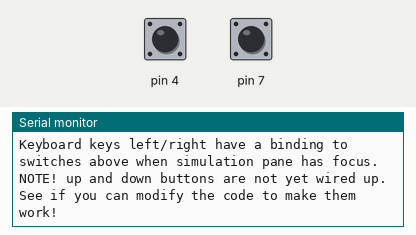
A sketch run on a simulated Arduino Uno, built with avr-gcc and run on an emulated ATmega328P. Parts: the last lines printed to the serial monitor. The test bench sets the inputs (shaded band); at power-on: pin 4 HIGH, pin 7 HIGH.

Above: at 1.2 s.
1.3 s: pin 4 pulled LOW for 0.15 s
At 2.5 s:
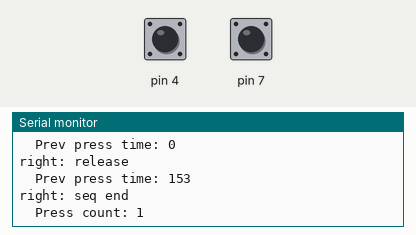
2.9 s: pin 7 pulled LOW for 0.15 s
At 4.3 s:
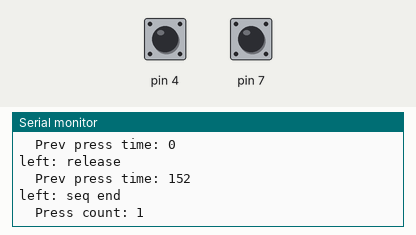
4.5 s: pin 4 pulled LOW for 1 s
At 5.1 s:
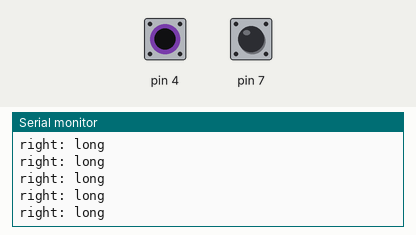
7.0 s: pin 7 pulled LOW for 1 s
Timing chart, 0 to 10.0 s (numbered marks = the images above; inputs shaded):
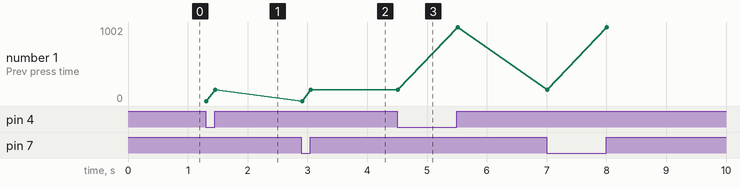

Measured:
- after the input at 1.3 s, the serial monitor: prints a new line at once (image 1)
- after the input at 2.9 s, the serial monitor: prints a new line at once (image 2)
- after the input at 4.5 s, the serial monitor: prints a new line at once (image 3)
- plotted number 1: 153 → 152 after the input at 2.9 s, 152 → 1002 after the input at 4.5 s, 1002 → 999 after the input at 7.0 s

The sketch:

bb2-c.ino
```cpp
#include <assert.h>
#include "BeButton2.h"
// #include "src/BeButton2/BeButton2.h"


#ifndef ARDUINO
#define __FlashStringHelper  const char
#define F(x) x
#endif

////////////////////////////////////////////////////////////////////////////////
// global vars
////////////////////////////////////////////////////////////////////////////////

// button state machines
static BeButton2 left_button;
static BeButton2 right_button;

// Millisecond time when loop() was ran last.
// This is used to calculate the elapsed time between loops.
// Tracking this value here instead of inside of each button state machine
// allows us to save some RAM. Important if you have lots of buttons.
// You could easily add this to the button state machine if you prefer.
static uint32_t last_loop_ms = 0;


////////////////////////////////////////////////////////////////////////////////
// extern "C" functions
////////////////////////////////////////////////////////////////////////////////

extern "C" bool BeButton2_is_pin_active(const BeButton2Pin pin)
{
    return (digitalRead(pin) == LOW);
}


////////////////////////////////////////////////////////////////////////////////
// functions
////////////////////////////////////////////////////////////////////////////////

void setup()
{
  Serial.begin(115200);
  Serial.println(F("Keyboard keys left/right have a binding to switches above when simulation pane has focus."));
  Serial.println(F("NOTE! up and down buttons are not yet wired up."));
  Serial.println(F("See if you can modify the code to make them work!"));
  Serial.println();

  setup_button(&left_button, 7);
  setup_button(&right_button, 4);
}

static void setup_button(BeButton2 * button, const uint8_t pin)
{
  pinMode(pin, INPUT_PULLUP);
  BeButton2_setup(button, pin);
}


void loop()
{
  // calculate milliseconds since the last time our loop ran.
  const uint32_t now_ms = millis();
  const uint32_t elapsed_time_ms = now_ms - last_loop_ms;
  last_loop_ms = now_ms;

  // update buttons
  BeButton2_update(&left_button, elapsed_time_ms);
  BeButton2_update(&right_button, elapsed_time_ms);

  // check for and print button events
  print_button_events(&left_button, F("left"));
  print_button_events(&right_button, F("right"));

  delay(10);  // a small delay eases simulation CPU usage.
}


/**
 * Checks if a button event occurred, clears the event and prints it to serial.
 */
static void print_button_events(BeButton2 * button, const __FlashStringHelper *button_name)
{
  if (BeButton2_get_press_event(button))
  {
    print_button_event(button_name, F("press"));
    Serial.print(F("  Press count: "));
    Serial.println(button->sm.vars.press_count);
    Serial.print(F("  Prev release time: "));
    Serial.println(BeButton2_get_release_timer_ms(button));
    Serial.print(F("  Prev press time: "));
    Serial.println(BeButton2_get_press_timer_ms(button));
  }

  if (BeButton2_get_long_event(button))
  {
    print_button_event(button_name, F("long"));
  }

  if (BeButton2_get_repeat_event(button))
  {
    print_button_event(button_name, F("repeat"));
  }

  if (BeButton2_get_release_event(button))
  {
    print_button_event(button_name, F("release"));
    Serial.print(F("  Prev press time: "));
    Serial.println(BeButton2_get_press_timer_ms(button));
    // we don't print previous release time here because the repeat state uses the same timer (unless repeat is disabled).
    Serial.println();
  }

  if (BeButton2_get_seq_end_event(button))
  {
    print_button_event(button_name, F("seq end"));
    Serial.print(F("  Press count: "));
    Serial.println(BeButton2_get_seq_press_count(button));
    Serial.println();
  }
}


/**
 * Simply prints button and event to serial.
 */
static void print_button_event(const __FlashStringHelper *button_name, const __FlashStringHelper *event)
{
  Serial.print(button_name);
  Serial.print(": ");
  Serial.print(event);
  Serial.println("");
}
```

BeButton2.c
```cpp
#include "BeButton2.h"
#include <stdint.h>

void BeButton2_setup(BeButton2 * button, const BeButton2Pin pin) {
    button->pin = pin;
    BeButton2Sm_ctor(&button->sm);  // construct button state machine
    BeButton2Sm_start(&button->sm);
}

/**
 * Reads button pin, updates button state machine and timers.
 */
void BeButton2_update(BeButton2 * button, uint32_t elapsed_time_ms) {
    // read pin status and set input to state machine
    button->sm.vars.input_active = BeButton2_is_pin_active(button->pin);

    // Handle special events from previous state machine run.
    // MUST happen before updating timer.
    if (button->sm.vars.output_release_event) {
        button->sm.vars.output_release_event = false;
        // we need to clear timer 2 as it is used for release state timing.
        button->sm.vars.t2_ms = 0;
    } else if (button->sm.vars.output_press_event) {
        button->sm.vars.output_press_event = false;
        // we need to clear timer 1 as it is used for press state timing.
        button->sm.vars.t1_ms = 0;
    } else if (button->sm.vars.output_seq_end_event) {
        button->sm.vars.output_seq_end_event = false;
        button->sm.vars.press_count = 0;
    }

    // only update t1 if button is active
    if (button->sm.vars.output_press) {
        button->sm.vars.t1_ms += elapsed_time_ms;

        // saturate timer on roll over
        if (button->sm.vars.t1_ms < elapsed_time_ms) {
            button->sm.vars.t1_ms = UINT16_MAX;
        }
    }

    // only update t2 if not pressed or in repeat state
    if (!button->sm.vars.output_press || button->sm.state_id == BeButton2Sm_StateId_PRESSED_REPEAT) {
        button->sm.vars.t2_ms += elapsed_time_ms;

        // saturate timer on roll over
        if (button->sm.vars.t2_ms < elapsed_time_ms) {
            button->sm.vars.t2_ms = UINT16_MAX;
        }
    }

    // run state machine
    BeButton2Sm_dispatch_event(&button->sm, BeButton2Sm_EventId_DO);
}
```

BeButton2.h
```cpp
#pragma once
#include "BeButton2Sm.h"
#include <stdbool.h>

#ifdef __cplusplus
extern "C" {
#endif

///////////////// platform specific section //////////////////////

#ifdef ARDUINO
// for Arduino
typedef uint8_t BeButton2Pin;
#else
// just assume uint8_t for now
typedef uint8_t BeButton2Pin;
#endif

// returns true if pin is "active"
// must be implemented by user
bool BeButton2_is_pin_active(const BeButton2Pin pin);


///////////////// structures //////////////////////

typedef struct BeButton2 {
    BeButton2Sm sm;
    BeButton2Pin pin;
} BeButton2;


///////////////// basic functions //////////////////////

/**
 * @brief Setup the button state machine.
 * @note NOTE! You must initialize the pin before calling this function.
 */
void BeButton2_setup(BeButton2 * button, const BeButton2Pin pin);

/**
 * @brief Reads button pin, updates button state machine and timer.
 */
void BeButton2_update(BeButton2 * button, uint32_t elapsed_time_ms);


///////////////// events //////////////////////

// MUST be read after update function or the event may be lost.
// Feel free to ignore the event if you don't need it.
inline static bool BeButton2_get_press_event(BeButton2 * button) {
    bool result = button->sm.vars.output_press_event;
    return result;
}

// MUST be read after update function or the event may be lost.
// Feel free to ignore the event if you don't need it.
inline static bool BeButton2_get_long_event(BeButton2 * button) {
    bool result = button->sm.vars.output_long_event;
    return result;
}

// MUST be read after update function or the event may be lost.
// Feel free to ignore the event if you don't need it.
inline static bool BeButton2_get_repeat_event(BeButton2* button) {
    bool result = button->sm.vars.output_repeat_event;
    return result;
}

// MUST be read after update function or the event may be lost.
// Feel free to ignore the event if you don't need it.
inline static bool BeButton2_get_release_event(BeButton2* button) {
    bool result = button->sm.vars.output_release_event;
    return result;
}

// MUST be read after update function or the event may be lost.
// You will probably also want to read the press count if this event is true.
// Feel free to ignore the event if you don't need it.
inline static bool BeButton2_get_seq_end_event(BeButton2* button) {
    bool result = button->sm.vars.output_seq_end_event;
    return result;
}

// MUST be read after update function or value may be lost.
// Feel free to ignore if you don't need it.
inline static uint8_t BeButton2_get_seq_press_count(BeButton2 * button) {
    uint8_t result = button->sm.vars.press_count;
    return result;
}

///////////////// other //////////////////////

inline static uint16_t BeButton2_get_press_timer_ms(BeButton2 * button) {
    return button->sm.vars.t1_ms;
}

// only valid if button is not pressed or if repeat is disabled. Also not valid during initialization.
inline static uint16_t BeButton2_get_release_timer_ms(BeButton2 * button) {
    return button->sm.vars.t2_ms;
}

///////////////// conditions //////////////////////

inline static bool BeButton2_is_pressed(BeButton2* button) {
    return button->sm.vars.output_press;
}

inline static bool BeButton2_is_held_at_start(BeButton2* button) {
    return button->sm.state_id == BeButton2Sm_StateId_HELD_AT_START;
}

inline static bool BeButton2_is_initializing(BeButton2* button) {
    return button->sm.state_id == BeButton2Sm_StateId_STARTUP_DELAY;
}

inline static bool BeButton2_is_released(BeButton2* button) {
    return !BeButton2_is_pressed(button);
}

#ifdef __cplusplus
}
#endif
```

BeButton2Sm.h
```cpp
// Autogenerated with StateSmith 0.11.2-alpha+4a4e30018e9a371124530fa96cf2ba3322b80459.
// Algorithm: Balanced1. See https://github.com/StateSmith/StateSmith/wiki/Algorithms

#pragma once
#include <stdint.h>

#include "BeButton2Config.h"

// Let other compilers ignore gcc specific attributes.
// You can also disable GCC packed attributes by removing StateSmith setting `RenderConfig.C.CEnumDeclarer`.
#if !defined(__GNUC__) && !defined(__clang__)
#define __attribute__(x) /* nothing */
#endif

typedef enum __attribute__((packed)) BeButton2Sm_EventId
{
    BeButton2Sm_EventId_DO = 0, // The `do` event is special. State event handlers do not consume this event (ancestors all get it too) unless a transition occurs.
} BeButton2Sm_EventId;

enum
{
    BeButton2Sm_EventIdCount = 1
};

typedef enum __attribute__((packed)) BeButton2Sm_StateId
{
    BeButton2Sm_StateId_ROOT = 0,
    BeButton2Sm_StateId_HELD_AT_START = 1,
    BeButton2Sm_StateId_PRESSED_DEBOUNCE = 2,
    BeButton2Sm_StateId_PRESSED_STABLE = 3,
    BeButton2Sm_StateId_CONFIRM_LONG = 4,
    BeButton2Sm_StateId_PRESSED_LONG = 5,
    BeButton2Sm_StateId_DELAY_1ST_REPEAT = 6,
    BeButton2Sm_StateId_NO_REPEAT = 7,
    BeButton2Sm_StateId_PRESSED_REPEAT = 8,
    BeButton2Sm_StateId_RELEASED_DEBOUNCE = 9,
    BeButton2Sm_StateId_RELEASED_STABLE = 10,
    BeButton2Sm_StateId_SEQUENCE_CONTINUE = 11,
    BeButton2Sm_StateId_SEQUENCE_END = 12,
    BeButton2Sm_StateId_STARTUP_DELAY = 13,
    BeButton2Sm_StateId_WAIT_FIRST_PRESS = 14,
} BeButton2Sm_StateId;

enum
{
    BeButton2Sm_StateIdCount = 15
};


// Generated state machine
// forward declaration
typedef struct BeButton2Sm BeButton2Sm;

// State machine variables. Can be used for inputs, outputs, user variables...
typedef struct BeButton2Sm_Vars
{
    //////////////////////////////////////////
    // INPUTS
    //////////////////////////////////////////

    // you need to add your loop time to this variable in your main loop.
    // max time is 65535 ms.
    uint16_t t1_ms;

    // you need to add your loop time to this variable in your main loop.
    // max time is 65535 ms.
    uint16_t t2_ms;

    // set to 1 when button is detected as active.
    uint8_t input_active: 1;

    // set to 1 to disable repeat events.
    // the repeat state uses t2
    uint8_t disable_repeat: 1;

    //////////////////////////////////////////
    // OUTPUTS
    //////////////////////////////////////////

    // read and clear event flags in your main loop.
    uint8_t output_release_event: 1;
    uint8_t output_press_event: 1;
    uint8_t output_long_event: 1;
    uint8_t output_repeat_event: 1;
    uint8_t output_seq_end_event: 1;

    // read these flags in your main loop, but don't clear them.
    // they are cleared automatically.
    uint8_t output_press: 1;

    uint8_t press_count;
} BeButton2Sm_Vars;


// event handler type
typedef void (*BeButton2Sm_Func)(BeButton2Sm* sm);

// State machine constructor. Must be called before start or dispatch event functions. Not thread safe.
void BeButton2Sm_ctor(BeButton2Sm* sm);

// Starts the state machine. Must be called before dispatching events. Not thread safe.
void BeButton2Sm_start(BeButton2Sm* sm);

// Dispatches an event to the state machine. Not thread safe.
void BeButton2Sm_dispatch_event(BeButton2Sm* sm, BeButton2Sm_EventId event_id);

// Thread safe.
char const * BeButton2Sm_state_id_to_string(BeButton2Sm_StateId id);

// Thread safe.
char const * BeButton2Sm_event_id_to_string(BeButton2Sm_EventId id);

// Generated state machine
struct BeButton2Sm
{
    // Used internally by state machine. Feel free to inspect, but don't modify.
    BeButton2Sm_StateId state_id;

    // Used internally by state machine. Don't modify.
    BeButton2Sm_Func ancestor_event_handler;

    // Used internally by state machine. Don't modify.
    BeButton2Sm_Func current_event_handlers[BeButton2Sm_EventIdCount];

    // Used internally by state machine. Don't modify.
    BeButton2Sm_Func current_state_exit_handler;

    // Variables. Can be used for inputs, outputs, user variables...
    BeButton2Sm_Vars vars;
};
```

BeButton2Config.h
```cpp
// This file is only intended to be included by the state machine .c file.
// It is not intended to be included elsewhere as the defines are not prefixed.
#pragma once

// you can put timings here instead of hardcoding them in the state machine.

// milliseconds
#define LONG_PRESS 250

// milliseconds
#define REPEAT_DELAY 350

// milliseconds
#define REPEAT_INTERVAL 250

// milliseconds
// Max time for a button press hold before it ends a click/press sequence
#define SEQ_PRESS_MAX 500


// milliseconds
// Max time for a button release before it ends a click/press sequence
#define SEQ_RELEASE_MAX 500
```

Source omitted: BeButton2Sm.c (33752 bytes)
